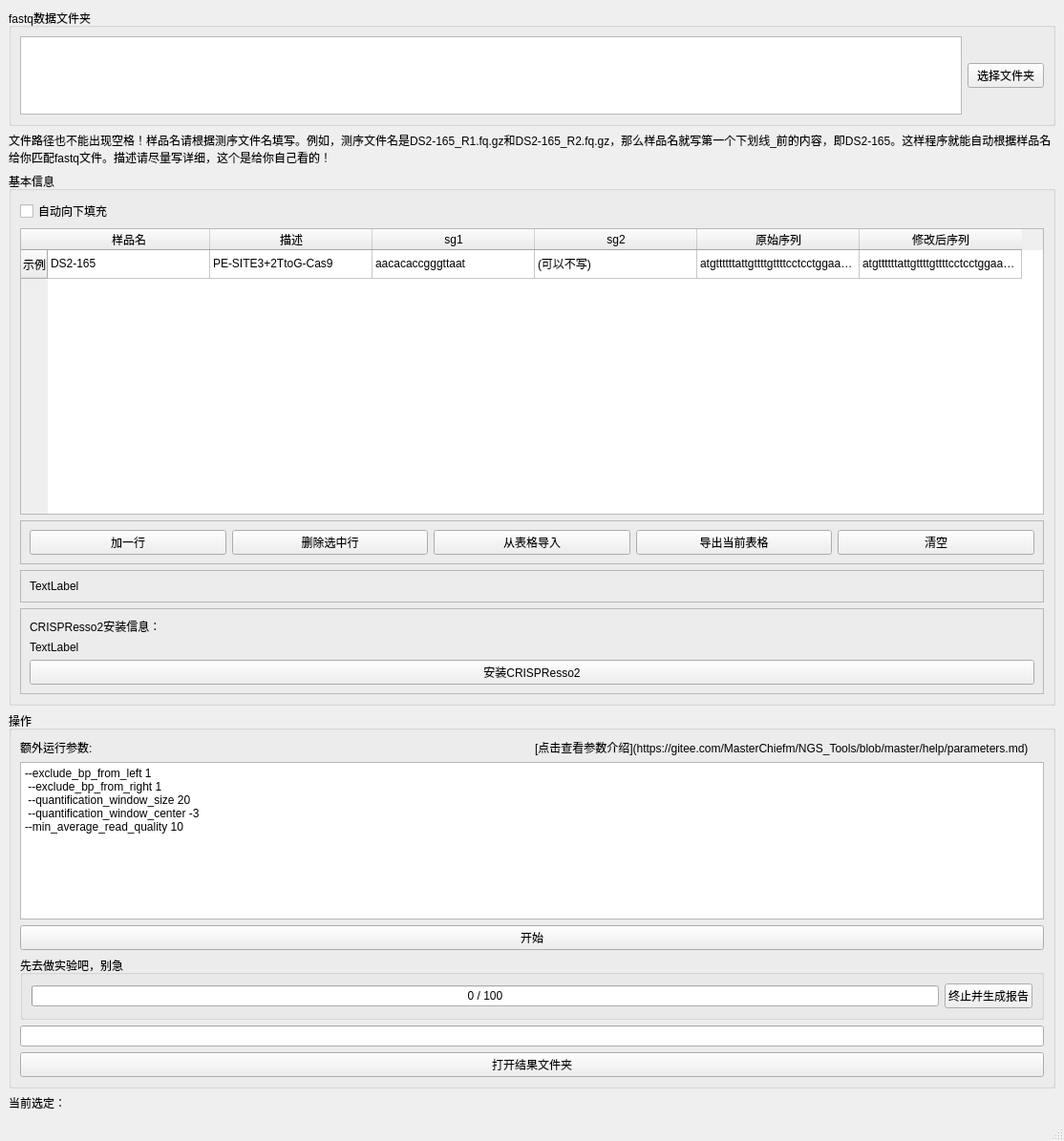
<?xml version="1.0" encoding="UTF-8"?>
<ui version="4.0">
 <class>CRISPResso</class>
 <widget class="QMainWindow" name="CRISPResso">
  <property name="geometry">
   <rect>
    <x>0</x>
    <y>0</y>
    <width>1114</width>
    <height>1195</height>
   </rect>
  </property>
  <property name="windowTitle">
   <string>PE/HDR分析</string>
  </property>
  <widget class="QWidget" name="centralwidget">
   <layout class="QVBoxLayout" name="verticalLayout_3">
    <item>
     <widget class="QGroupBox" name="groupBox">
      <property name="maximumSize">
       <size>
        <width>16777215</width>
        <height>150</height>
       </size>
      </property>
      <property name="title">
       <string>fastq数据文件夹</string>
      </property>
      <layout class="QHBoxLayout" name="horizontalLayout_2">
       <item>
        <widget class="PlainTextEdit" name="plainTextEdit_readIllumina">
         <property name="maximumSize">
          <size>
           <width>16777215</width>
           <height>250</height>
          </size>
         </property>
        </widget>
       </item>
       <item>
        <widget class="QPushButton" name="pushButton_chooseFolder">
         <property name="text">
          <string>选择文件夹</string>
         </property>
        </widget>
       </item>
      </layout>
     </widget>
    </item>
    <item>
     <widget class="QLabel" name="label_4">
      <property name="text">
       <string>文件路径也不能出现空格！样品名请根据测序文件名填写。例如，测序文件名是DS2-165_R1.fq.gz和DS2-165_R2.fq.gz，那么样品名就写第一个下划线_前的内容，即DS2-165。这样程序就能自动根据样品名给你匹配fastq文件。描述请尽量写详细，这个是给你自己看的！</string>
      </property>
      <property name="wordWrap">
       <bool>true</bool>
      </property>
     </widget>
    </item>
    <item>
     <widget class="QGroupBox" name="groupBox_2">
      <property name="inputMethodHints">
       <set>Qt::ImhPreferNumbers</set>
      </property>
      <property name="title">
       <string>基本信息</string>
      </property>
      <property name="flat">
       <bool>false</bool>
      </property>
      <layout class="QVBoxLayout" name="verticalLayout">
       <item>
        <widget class="QCheckBox" name="checkBox_auto_fill_col">
         <property name="text">
          <string>自动向下填充</string>
         </property>
        </widget>
       </item>
       <item>
        <widget class="QTableWidget" name="tableWidget">
         <property name="minimumSize">
          <size>
           <width>0</width>
           <height>300</height>
          </size>
         </property>
         <attribute name="horizontalHeaderDefaultSectionSize">
          <number>170</number>
         </attribute>
         <row>
          <property name="text">
           <string>示例</string>
          </property>
         </row>
         <column>
          <property name="text">
           <string>样品名</string>
          </property>
         </column>
         <column>
          <property name="text">
           <string>描述</string>
          </property>
         </column>
         <column>
          <property name="text">
           <string>sg1</string>
          </property>
         </column>
         <column>
          <property name="text">
           <string>sg2</string>
          </property>
         </column>
         <column>
          <property name="text">
           <string>原始序列</string>
          </property>
         </column>
         <column>
          <property name="text">
           <string>修改后序列</string>
          </property>
         </column>
         <item row="0" column="0">
          <property name="text">
           <string>DS2-165</string>
          </property>
         </item>
         <item row="0" column="1">
          <property name="text">
           <string>PE-SITE3+2TtoG-Cas9</string>
          </property>
         </item>
         <item row="0" column="2">
          <property name="text">
           <string>aacacaccgggttaat	</string>
          </property>
         </item>
         <item row="0" column="3">
          <property name="text">
           <string>(可以不写)</string>
          </property>
         </item>
         <item row="0" column="4">
          <property name="text">
           <string>atgttttttattgttttgttttcctcctggaaaaatatgaacagtg...</string>
          </property>
         </item>
         <item row="0" column="5">
          <property name="text">
           <string>atgttttttattgttttgttttcctcctggaaaaatatgaacagtg...</string>
          </property>
         </item>
        </widget>
       </item>
       <item>
        <widget class="QFrame" name="frame">
         <property name="frameShape">
          <enum>QFrame::StyledPanel</enum>
         </property>
         <property name="frameShadow">
          <enum>QFrame::Raised</enum>
         </property>
         <layout class="QHBoxLayout" name="horizontalLayout">
          <item>
           <widget class="QPushButton" name="pushButton_add_line">
            <property name="text">
             <string>加一行</string>
            </property>
           </widget>
          </item>
          <item>
           <widget class="QPushButton" name="pushButton_del_lines">
            <property name="text">
             <string>删除选中行</string>
            </property>
           </widget>
          </item>
          <item>
           <widget class="QPushButton" name="pushButton_import_from_sheet">
            <property name="text">
             <string>从表格导入</string>
            </property>
           </widget>
          </item>
          <item>
           <widget class="QPushButton" name="pushButton_export_sheet">
            <property name="text">
             <string>导出当前表格</string>
            </property>
           </widget>
          </item>
          <item>
           <widget class="QPushButton" name="pushButton_clear_table">
            <property name="text">
             <string>清空</string>
            </property>
           </widget>
          </item>
         </layout>
        </widget>
       </item>
       <item>
        <widget class="QFrame" name="frame_2">
         <property name="frameShape">
          <enum>QFrame::StyledPanel</enum>
         </property>
         <property name="frameShadow">
          <enum>QFrame::Raised</enum>
         </property>
         <layout class="QVBoxLayout" name="verticalLayout_2">
          <item>
           <widget class="QLabel" name="label_selection">
            <property name="text">
             <string>TextLabel</string>
            </property>
           </widget>
          </item>
         </layout>
        </widget>
       </item>
       <item>
        <widget class="QFrame" name="frame_3">
         <property name="frameShape">
          <enum>QFrame::StyledPanel</enum>
         </property>
         <property name="frameShadow">
          <enum>QFrame::Raised</enum>
         </property>
         <layout class="QVBoxLayout" name="verticalLayout_4">
          <item>
           <widget class="QLabel" name="label_3">
            <property name="text">
             <string>CRISPResso2安装信息：</string>
            </property>
           </widget>
          </item>
          <item>
           <widget class="QLabel" name="label_version">
            <property name="text">
             <string>TextLabel</string>
            </property>
           </widget>
          </item>
          <item>
           <widget class="QPushButton" name="pushButton_install">
            <property name="text">
             <string>安装CRISPResso2</string>
            </property>
           </widget>
          </item>
         </layout>
        </widget>
       </item>
      </layout>
     </widget>
    </item>
    <item>
     <widget class="QGroupBox" name="groupBox_10">
      <property name="title">
       <string>操作</string>
      </property>
      <layout class="QVBoxLayout" name="verticalLayout_5">
       <item>
        <layout class="QHBoxLayout" name="horizontalLayout_3">
         <item>
          <widget class="QLabel" name="label_2">
           <property name="text">
            <string>额外运行参数:</string>
           </property>
          </widget>
         </item>
         <item>
          <widget class="QLabel" name="label_5">
           <property name="text">
            <string>[点击查看参数介绍](https://gitee.com/MasterChiefm/NGS_Tools/blob/master/help/parameters.md)</string>
           </property>
           <property name="textFormat">
            <enum>Qt::MarkdownText</enum>
           </property>
           <property name="openExternalLinks">
            <bool>true</bool>
           </property>
           <property name="textInteractionFlags">
            <set>Qt::TextBrowserInteraction</set>
           </property>
          </widget>
         </item>
        </layout>
       </item>
       <item>
        <widget class="PlainTextEdit" name="plainTextEdit_parameters">
         <property name="maximumSize">
          <size>
           <width>16777215</width>
           <height>250</height>
          </size>
         </property>
         <property name="plainText">
          <string>--exclude_bp_from_left 1
 --exclude_bp_from_right 1
 --quantification_window_size 20 
 --quantification_window_center -3 
--min_average_read_quality 10</string>
         </property>
        </widget>
       </item>
       <item>
        <widget class="QPushButton" name="pushButton_generateFq">
         <property name="text">
          <string>开始</string>
         </property>
        </widget>
       </item>
       <item>
        <widget class="QGroupBox" name="groupBox_status">
         <property name="title">
          <string>先去做实验吧，别急</string>
         </property>
         <layout class="QHBoxLayout" name="horizontalLayout_4">
          <item>
           <widget class="QProgressBar" name="progressBar">
            <property name="minimum">
             <number>0</number>
            </property>
            <property name="maximum">
             <number>100</number>
            </property>
            <property name="value">
             <number>0</number>
            </property>
            <property name="format">
             <string>%v / %m</string>
            </property>
           </widget>
          </item>
          <item>
           <widget class="QPushButton" name="pushButton_stop">
            <property name="text">
             <string>终止并生成报告</string>
            </property>
           </widget>
          </item>
         </layout>
        </widget>
       </item>
       <item>
        <widget class="QLineEdit" name="lineEdit_FqDir">
         <property name="clearButtonEnabled">
          <bool>true</bool>
         </property>
        </widget>
       </item>
       <item>
        <widget class="QPushButton" name="pushButton_openFqDir">
         <property name="text">
          <string>打开结果文件夹</string>
         </property>
        </widget>
       </item>
      </layout>
     </widget>
    </item>
    <item>
     <widget class="QLabel" name="label">
      <property name="text">
       <string>当前选定：</string>
      </property>
     </widget>
    </item>
   </layout>
  </widget>
  <widget class="QMenuBar" name="menubar">
   <property name="geometry">
    <rect>
     <x>0</x>
     <y>0</y>
     <width>1114</width>
     <height>28</height>
    </rect>
   </property>
  </widget>
  <widget class="QStatusBar" name="statusbar"/>
 </widget>
 <customwidgets>
  <customwidget>
   <class>PlainTextEdit</class>
   <extends>QPlainTextEdit</extends>
   <header>plaintextedit</header>
  </customwidget>
 </customwidgets>
 <resources/>
 <connections/>
</ui>
